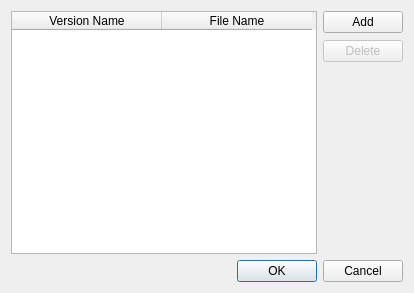
<?xml version="1.0" encoding="UTF-8"?>
<ui version="4.0">
 <class>SampVersionsDialog</class>
 <widget class="QDialog" name="SampVersionsDialog">
  <property name="geometry">
   <rect>
    <x>0</x>
    <y>0</y>
    <width>414</width>
    <height>293</height>
   </rect>
  </property>
  <property name="windowTitle">
   <string>SA-MP</string>
  </property>
  <property name="whatsThis">
   <string/>
  </property>
  <property name="modal">
   <bool>false</bool>
  </property>
  <layout class="QGridLayout" name="gridLayout">
   <item row="0" column="1">
    <layout class="QVBoxLayout" name="addAndDeleteVL">
     <property name="spacing">
      <number>7</number>
     </property>
     <property name="sizeConstraint">
      <enum>QLayout::SetDefaultConstraint</enum>
     </property>
     <item>
      <widget class="QPushButton" name="addButton">
       <property name="text">
        <string>Add</string>
       </property>
      </widget>
     </item>
     <item>
      <widget class="QPushButton" name="deleteButton">
       <property name="enabled">
        <bool>false</bool>
       </property>
       <property name="text">
        <string>Delete</string>
       </property>
      </widget>
     </item>
     <item>
      <spacer name="verticalSpacer">
       <property name="orientation">
        <enum>Qt::Vertical</enum>
       </property>
       <property name="sizeHint" stdset="0">
        <size>
         <width>20</width>
         <height>40</height>
        </size>
       </property>
      </spacer>
     </item>
    </layout>
   </item>
   <item row="1" column="0" colspan="2">
    <widget class="QDialogButtonBox" name="buttonBox">
     <property name="orientation">
      <enum>Qt::Horizontal</enum>
     </property>
     <property name="standardButtons">
      <set>QDialogButtonBox::Cancel|QDialogButtonBox::Ok</set>
     </property>
    </widget>
   </item>
   <item row="0" column="0">
    <widget class="QTableWidget" name="versions">
     <property name="verticalScrollBarPolicy">
      <enum>Qt::ScrollBarAsNeeded</enum>
     </property>
     <attribute name="horizontalHeaderMinimumSectionSize">
      <number>43</number>
     </attribute>
     <attribute name="horizontalHeaderDefaultSectionSize">
      <number>150</number>
     </attribute>
     <attribute name="verticalHeaderVisible">
      <bool>false</bool>
     </attribute>
     <attribute name="verticalHeaderMinimumSectionSize">
      <number>27</number>
     </attribute>
     <attribute name="verticalHeaderDefaultSectionSize">
      <number>37</number>
     </attribute>
     <column>
      <property name="text">
       <string>Version Name</string>
      </property>
     </column>
     <column>
      <property name="text">
       <string>File Name</string>
      </property>
     </column>
    </widget>
   </item>
  </layout>
 </widget>
 <resources/>
 <connections>
  <connection>
   <sender>buttonBox</sender>
   <signal>accepted()</signal>
   <receiver>SampVersionsDialog</receiver>
   <slot>accept()</slot>
   <hints>
    <hint type="sourcelabel">
     <x>248</x>
     <y>254</y>
    </hint>
    <hint type="destinationlabel">
     <x>157</x>
     <y>274</y>
    </hint>
   </hints>
  </connection>
  <connection>
   <sender>buttonBox</sender>
   <signal>rejected()</signal>
   <receiver>SampVersionsDialog</receiver>
   <slot>reject()</slot>
   <hints>
    <hint type="sourcelabel">
     <x>316</x>
     <y>260</y>
    </hint>
    <hint type="destinationlabel">
     <x>286</x>
     <y>274</y>
    </hint>
   </hints>
  </connection>
 </connections>
</ui>
